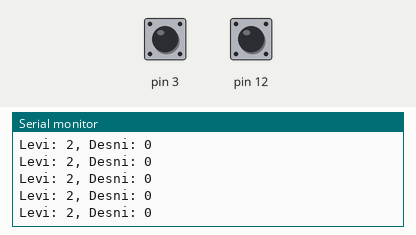
Bench run of a sketch on a simulated Arduino Uno, built with avr-gcc and run on an emulated ATmega328P. Parts: the last lines printed to the serial monitor. The test bench sets the inputs (shaded band); at power-on: pin 3 HIGH, pin 12 HIGH.

Above: at 1.2 s.
1.3 s: pin 3 pulled LOW for 0.15 s
At 1.35 s:
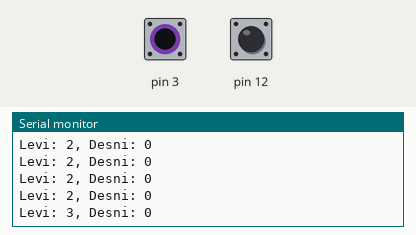
4.4 s: pin 12 pulled LOW for 0.15 s
At 4.46 s:
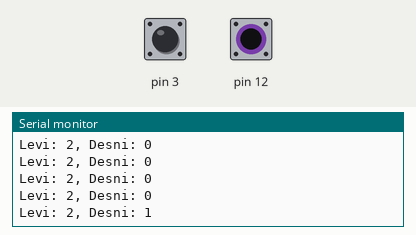

The sketch:

serial_monitor_gumbi.ino
```cpp
int gumblevi = 0;
int gumbdesni = 0;

void setup() {
  // put your setup code here, to run once:
  pinMode(3, INPUT_PULLUP);
  pinMode(12, INPUT_PULLUP);

  Serial.begin(9600);
}

void loop() {
  // put your main code here, to run repeatedly:

  gumblevi = !digitalRead(3);
  gumbdesni = 1 - digitalRead(12);

  int in = gumblevi && gumbdesni;
  int ali = gumblevi || gumbdesni;

  Serial.print("Levi: ");
  Serial.print(gumblevi + 2);
  Serial.print(", Desni: ");
  Serial.println(gumbdesni);

  delay(40);
}
```

Measured:
- after the input at 1.3 s, the serial monitor: prints a new line at once (image 1)
- after the input at 4.4 s, the serial monitor: prints a new line at once (image 2)
